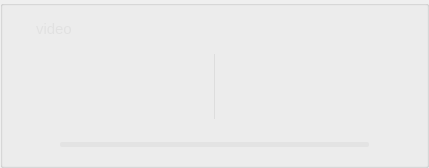
          <widget class="QGroupBox" name="groupBox_201">
           <property name="styleSheet">
            <string notr="true">#groupBox_201{
background-color: rgba(95, 95, 95, 200);
border: 0px solid #42adff;
border-left: 1px solid rgba(200, 200, 200,100);
border-right: 0px solid rgba(29, 83, 185, 255);
border-radius:0px;}</string>
           </property>
           <property name="title">
            <string/>
           </property>
           <layout class="QVBoxLayout" name="verticalLayout_4" stretch="0,1,0">
            <property name="topMargin">
             <number>0</number>
            </property>
            <property name="bottomMargin">
             <number>0</number>
            </property>
            <item>
             <widget class="QGroupBox" name="groupBox_3">
              <property name="minimumSize">
               <size>
                <width>0</width>
                <height>42</height>
               </size>
              </property>
              <property name="maximumSize">
               <size>
                <width>16777215</width>
                <height>42</height>
               </size>
              </property>
              <property name="styleSheet">
               <string notr="true">#groupBox_3{
border: 0px solid #42adff;
border-radius:0px;}</string>
              </property>
              <property name="title">
               <string/>
              </property>
              <layout class="QHBoxLayout" name="horizontalLayout_6">
               <property name="leftMargin">
                <number>0</number>
               </property>
               <property name="topMargin">
                <number>0</number>
               </property>
               <property name="rightMargin">
                <number>0</number>
               </property>
               <property name="bottomMargin">
                <number>0</number>
               </property>
               <item>
                <widget class="QLabel" name="label_6">
                 <property name="minimumSize">
                  <size>
                   <width>0</width>
                   <height>0</height>
                  </size>
                 </property>
                 <property name="maximumSize">
                  <size>
                   <width>16777215</width>
                   <height>40</height>
                  </size>
                 </property>
                 <property name="styleSheet">
                  <string notr="true">QLabel
{
	font-size: 22px;
	font-family: &quot;Microsoft YaHei&quot;;
	font-weight: bold;
 		border-radius:9px;
		background:rgba(66, 195, 255, 0);
color: rgb(218, 218, 218);
}
</string>
                 </property>
                 <property name="text">
                  <string/>
                 </property>
                </widget>
               </item>
               <item>
                <widget class="QLabel" name="label_28">
                 <property name="minimumSize">
                  <size>
                   <width>0</width>
                   <height>0</height>
                  </size>
                 </property>
                 <property name="maximumSize">
                  <size>
                   <width>16777215</width>
                   <height>40</height>
                  </size>
                 </property>
                 <property name="styleSheet">
                  <string notr="true">QLabel{
	font-family: &quot;DejaVu Sans Mono&quot;;
	font-size: 15px;
	color: #e1e1e1;}</string>
                 </property>
                 <property name="text">
                  <string>video</string>
                 </property>
                </widget>
               </item>
               <item>
                <spacer name="horizontalSpacer_14">
                 <property name="orientation">
                  <enum>Qt::Horizontal</enum>
                 </property>
                 <property name="sizeHint" stdset="0">
                  <size>
                   <width>40</width>
                   <height>20</height>
                  </size>
                 </property>
                </spacer>
               </item>
               <item>
                <widget class="QLabel" name="fps_label">
                 <property name="minimumSize">
                  <size>
                   <width>100</width>
                   <height>40</height>
                  </size>
                 </property>
                 <property name="maximumSize">
                  <size>
                   <width>100</width>
                   <height>40</height>
                  </size>
                 </property>
                 <property name="styleSheet">
                  <string notr="true">QLabel
{
	font-size: 20px;
	font-family: &quot;Microsoft YaHei&quot;;
	font-weight: bold;
 		border-radius:9px;
		background:rgba(66, 195, 255, 0);
color: rgb(218, 218, 218);
}
</string>
                 </property>
                 <property name="text">
                  <string/>
                 </property>
                 <property name="alignment">
                  <set>Qt::AlignCenter</set>
                 </property>
                </widget>
               </item>
              </layout>
             </widget>
            </item>
            <item>
             <widget class="QSplitter" name="splitter">
              <property name="enabled">
               <bool>true</bool>
              </property>
              <property name="styleSheet">
               <string notr="true">#splitter::handle{background: 1px solid  rgba(200, 200, 200,100);}</string>
              </property>
              <property name="frameShape">
               <enum>QFrame::NoFrame</enum>
              </property>
              <property name="lineWidth">
               <number>10</number>
              </property>
              <property name="orientation">
               <enum>Qt::Horizontal</enum>
              </property>
              <property name="handleWidth">
               <number>1</number>
              </property>
              <widget class="Label_click_Mouse" name="raw_video">
               <property name="enabled">
                <bool>true</bool>
               </property>
               <property name="sizePolicy">
                <sizepolicy hsizetype="Ignored" vsizetype="Ignored">
                 <horstretch>0</horstretch>
                 <verstretch>0</verstretch>
                </sizepolicy>
               </property>
               <property name="minimumSize">
                <size>
                 <width>200</width>
                 <height>0</height>
                </size>
               </property>
               <property name="font">
                <font>
                 <family>微软雅黑</family>
                 <pointsize>36</pointsize>
                </font>
               </property>
               <property name="cursor">
                <cursorShape>ArrowCursor</cursorShape>
               </property>
               <property name="styleSheet">
                <string notr="true">color: rgb(218, 218, 218);
</string>
               </property>
               <property name="text">
                <string/>
               </property>
               <property name="scaledContents">
                <bool>false</bool>
               </property>
               <property name="alignment">
                <set>Qt::AlignCenter</set>
               </property>
              </widget>
              <widget class="Label_click_Mouse" name="out_video">
               <property name="enabled">
                <bool>true</bool>
               </property>
               <property name="sizePolicy">
                <sizepolicy hsizetype="Ignored" vsizetype="Ignored">
                 <horstretch>0</horstretch>
                 <verstretch>0</verstretch>
                </sizepolicy>
               </property>
               <property name="minimumSize">
                <size>
                 <width>200</width>
                 <height>0</height>
                </size>
               </property>
               <property name="font">
                <font>
                 <family>微软雅黑</family>
                 <pointsize>36</pointsize>
                </font>
               </property>
               <property name="cursor">
                <cursorShape>ArrowCursor</cursorShape>
               </property>
               <property name="styleSheet">
                <string notr="true">color: rgb(218, 218, 218);
</string>
               </property>
               <property name="text">
                <string/>
               </property>
               <property name="scaledContents">
                <bool>false</bool>
               </property>
               <property name="alignment">
                <set>Qt::AlignCenter</set>
               </property>
              </widget>
             </widget>
            </item>
            <item>
             <layout class="QHBoxLayout" name="horizontalLayout_12">
              <property name="rightMargin">
               <number>0</number>
              </property>
              <item>
               <widget class="QPushButton" name="runButton">
                <property name="minimumSize">
                 <size>
                  <width>40</width>
                  <height>40</height>
                 </size>
                </property>
                <property name="styleSheet">
                 <string notr="true">QPushButton {
border-style: solid;
border-width: 0px;
border-radius: 0px;
background-color: rgba(223, 223, 223, 0);
}
QPushButton::focus{outline: none;}
QPushButton::hover {
border-style: solid;
border-width: 0px;
border-radius: 0px;
background-color: rgba(223, 223, 223, 150);}</string>
                </property>
                <property name="text">
                 <string/>
                </property>
                <property name="icon">
                 <iconset resource="../apprcc.qrc">
                  <normaloff>:/img/icon/运行.png</normaloff>
                  <normalon>:/img/icon/暂停.png</normalon>
                  <disabledoff>:/img/icon/运行.png</disabledoff>
                  <disabledon>:/img/icon/暂停.png</disabledon>
                  <activeoff>:/img/icon/运行.png</activeoff>
                  <activeon>:/img/icon/暂停.png</activeon>
                  <selectedoff>:/img/icon/运行.png</selectedoff>
                  <selectedon>:/img/icon/暂停.png</selectedon>:/img/icon/运行.png</iconset>
                </property>
                <property name="iconSize">
                 <size>
                  <width>30</width>
                  <height>30</height>
                 </size>
                </property>
                <property name="checkable">
                 <bool>true</bool>
                </property>
               </widget>
              </item>
              <item>
               <widget class="QProgressBar" name="progressBar">
                <property name="maximumSize">
                 <size>
                  <width>16777215</width>
                  <height>5</height>
                 </size>
                </property>
                <property name="styleSheet">
                 <string notr="true">QProgressBar{ color: rgb(255, 255, 255); font:12pt; border-radius:2px; text-align:center; border:none; background-color: rgba(215, 215, 215,100);} 
QProgressBar:chunk{ border-radius:0px; background: rgba(55, 55, 55, 200);}</string>
                </property>
                <property name="maximum">
                 <number>1000</number>
                </property>
                <property name="value">
                 <number>0</number>
                </property>
                <property name="textVisible">
                 <bool>false</bool>
                </property>
               </widget>
              </item>
              <item>
               <widget class="QPushButton" name="stopButton">
                <property name="minimumSize">
                 <size>
                  <width>40</width>
                  <height>40</height>
                 </size>
                </property>
                <property name="styleSheet">
                 <string notr="true">QPushButton {
border-style: solid;
border-width: 0px;
border-radius: 0px;
background-color: rgba(223, 223, 223, 0);
}
QPushButton::focus{outline: none;}
QPushButton::hover {
border-style: solid;
border-width: 0px;
border-radius: 0px;
background-color: rgba(223, 223, 223, 150);}</string>
                </property>
                <property name="text">
                 <string/>
                </property>
                <property name="icon">
                 <iconset resource="../apprcc.qrc">
                  <normaloff>:/img/icon/终止.png</normaloff>:/img/icon/终止.png</iconset>
                </property>
                <property name="iconSize">
                 <size>
                  <width>30</width>
                  <height>30</height>
                 </size>
                </property>
               </widget>
              </item>
             </layout>
            </item>
           </layout>
          </widget>
